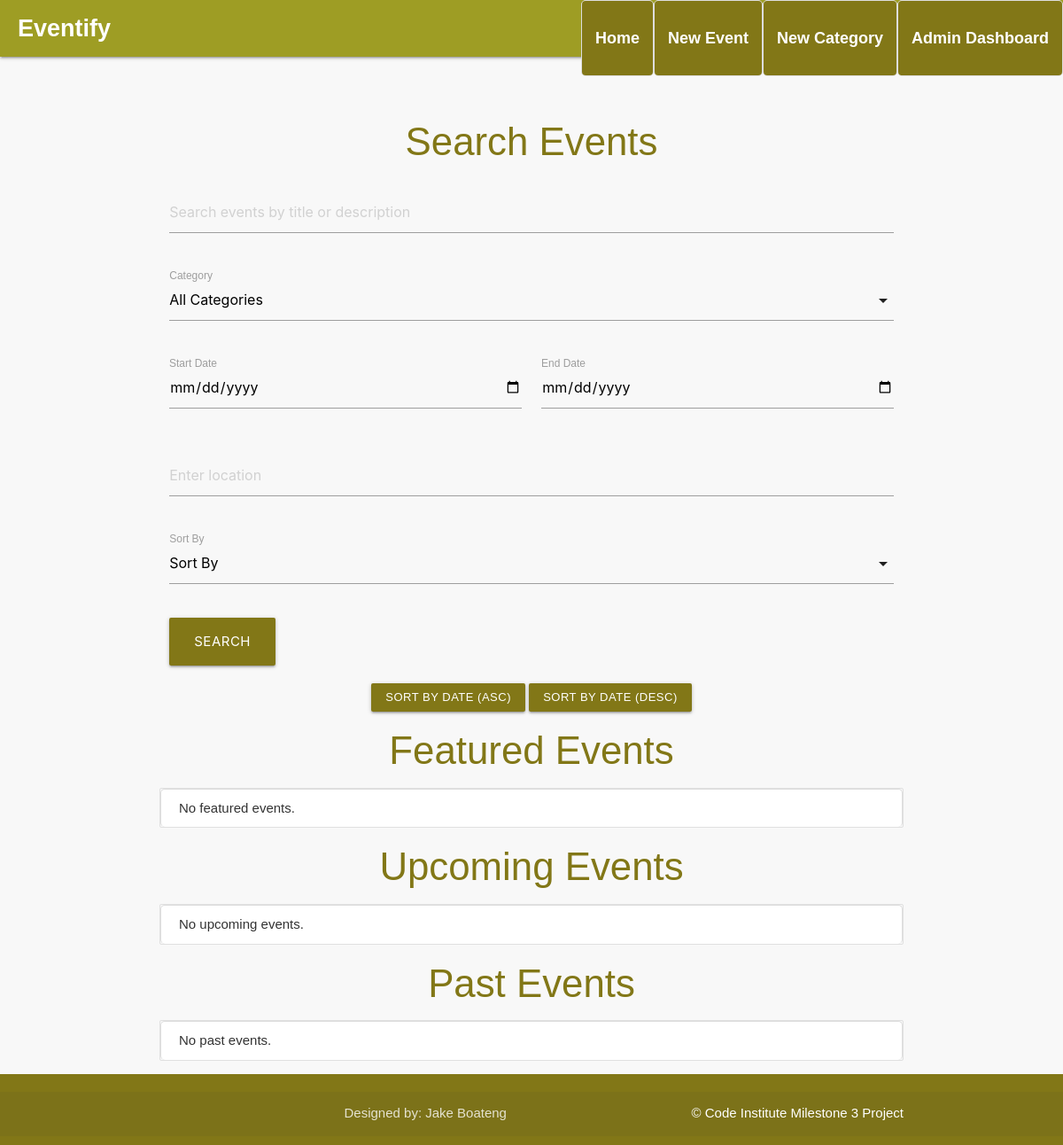
/, run on an earlier commit of the app's database.
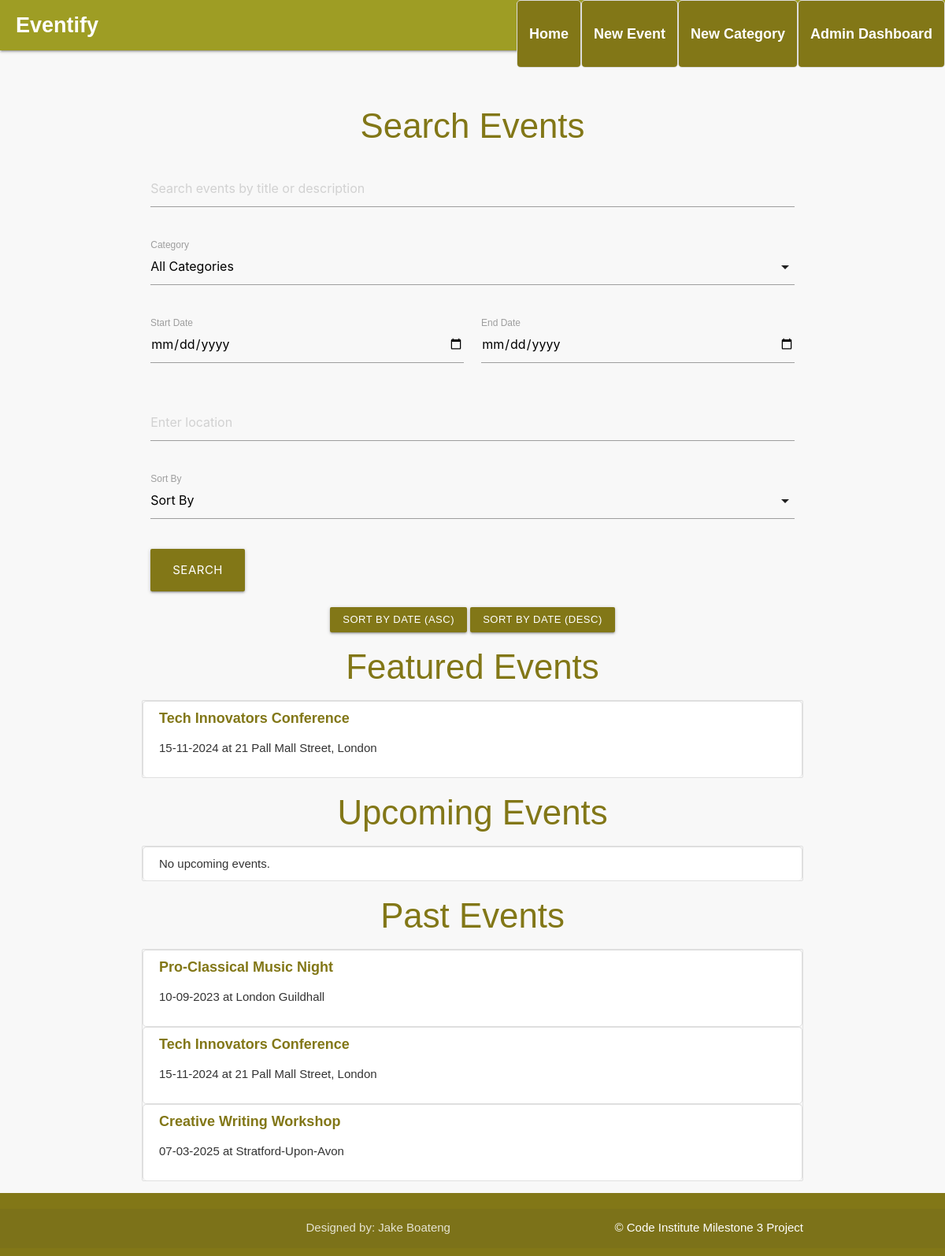
And on a later commit of the database.
### eventify/models.py (models this page shows, shortened)
class Event(db.Model):
    id = db.Column(db.Integer, primary_key=True)
    title = db.Column(db.String(100), unique=True, nullable=False)
    description = db.Column(db.Text, nullable=False)
    date = db.Column(db.DateTime, nullable=False)
    time = db.Column(db.String(8), nullable=False)
    location = db.Column(db.String(200), nullable=False)
    created_at = db.Column(db.DateTime, default=db.func.now(), nullable=False)
    featured = db.Column(db.Boolean, default=False)
    category_id = db.Column(db.Integer, db.ForeignKey('category.id'), nullable=True)
    image_file = db.Column(db.String(120), nullable=True)
    rsvps = db.relationship('RSVP', backref='event')  # This backref should stay

### eventify/routes.py (the view)
@app.route("/")
def home():
    sort_by = request.args.get("sort_by", "date")  # Default sort by date
    order = request.args.get("order", "asc")  # Default order ascending
    now = datetime.now()
    featured_events = Event.query.filter_by(featured=True).order_by(Event.date.asc()).all()
    if sort_by == "date":
        if order == "asc":
            upcoming_events = Event.query.filter(Event.date >= now).order_by(Event.date.asc()).all()
            past_events = Event.query.filter(Event.date < now).order_by(Event.date.asc()).all()
        else:
            upcoming_events = Event.query.filter(Event.date >= now).order_by(Event.date.desc()).all()
            past_events = Event.query.filter(Event.date < now).order_by(Event.date.desc()).all()
    return render_template("events.html", upcoming_events=upcoming_events, past_events=past_events, featured_events=featured_events, user=current_user)

### eventify/__init__.py (called while the page is built, shortened)
@app.template_filter('dateformat')
def dateformat(value, format='%d-%m-%Y'):
    if value is None:
        return ""
    return value.strftime(format)

@app.context_processor
def inject_user():
    return dict(user=current_user)

### eventify/templates/events.html (shortened to what this page needs)
{% extends "base.html" %}
{% block content %}
    <h3 class="center-align lime-text text-darken-4">Search Events</h3>
    <form method="POST" action="{{ url_for('search') }}" class="row">
        <div class="input-field col s12">
            <input type="text" name="search_term" placeholder="Search events by title or description" value="{{ search_term or '' }}"/>
        </div>
        <div class="input-field col s12">
            <label>Category</label>
        </div>
        <div class="input-field col s6">
            <input type="date" name="start_date" value="{{ start_date or '' }}">
            <label>Start Date</label>
        </div>
        <div class="input-field col s6">
            <input type="date" name="end_date" value="{{ end_date or '' }}">
            <label>End Date</label>
        </div>
        <div class="input-field col s12">
            <input type="text" name="location" placeholder="Enter location" value="{{ location or '' }}">
        </div>
        <div class="input-field col s12">
            <label>Sort By</label>
        </div>
        <div class="col s12">
            <button type="submit" class="btn-large lime darken-4">Search</button>
        </div>
    </form>
    <div class="row center-align">
        <a href="{{ url_for('home', sort_by='date', order='asc') }}" class="btn-small lime darken-4">Sort by Date (Asc)</a>
        <a href="{{ url_for('home', sort_by='date', order='desc') }}" class="btn-small lime darken-4">Sort by Date (Desc)</a>
    </div>
    <h3 class="center-align lime-text text-darken-4">Featured Events</h3>
    <ul class="collection">
        {% if featured_events %}
            {% for event in featured_events %}
                <li class="collection-item">
                    <a href="{{ url_for('event_detail', event_id=event.id) }}" class="lime-text text-darken-4">{{ event.title }}</a>
                    <p>{{ event.date|dateformat }} at {{ event.location }}</p>
                </li>
            {% endfor %}
        {% else %}
            <li class="collection-item">No featured events.</li>
        {% endif %}
    </ul>
    <h3 class="center-align lime-text text-darken-4">Upcoming Events</h3>
    <ul class="collection">
        {% if upcoming_events %}
            {% for event in upcoming_events %}
                <li class="collection-item">
                    <a href="{{ url_for('event_detail', event_id=event.id) }}" class="lime-text text-darken-4">{{ event.title }}</a>
                    <p>{{ event.date|dateformat }} at {{ event.location }}</p>
                    <div class="right-align">
                        <a href="{{ url_for('edit_event', event_id=event.id) }}" class="btn-small lime darken-4">Edit</a>
                        <a href="{{ url_for('delete_event', event_id=event.id) }}" class="btn-small red darken-4" onclick="return confirm('Are you sure you want to delete this event?');">Delete</a>
                    </div>
                </li>
            {% endfor %}
        {% else %}
            <li class="collection-item">No upcoming events.</li>
        {% endif %}
    </ul>
    <h3 class="center-align lime-text text-darken-4">Past Events</h3>
    <ul class="collection">
        {% if past_events %}
            {% for event in past_events %}
                <li class="collection-item">
                    <a href="{{ url_for('event_detail', event_id=event.id) }}" class="lime-text text-darken-4">{{ event.title }}</a>
                    <p>{{ event.date|dateformat }} at {{ event.location }}</p>
                </li>
            {% endfor %}
        {% else %}
            <li class="collection-item">No past events.</li>
        {% endif %}
    </ul>
{% endblock %}

What changed in the data, as far as the page shows it:
added Event: title "Tech Innovators Conference", date "15-11-2024", location "21 Pall Mall Street, London"
added Event: title "Pro-Classical Music Night", date "10-09-2023", location "London Guildhall", shown under "Past Events"
added Event: title "Creative Writing Workshop", date "07-03-2025", location "Stratford-Upon-Avon", shown under "Past Events"
Also different on the page:
text no longer shown: "No featured events. No past events."
